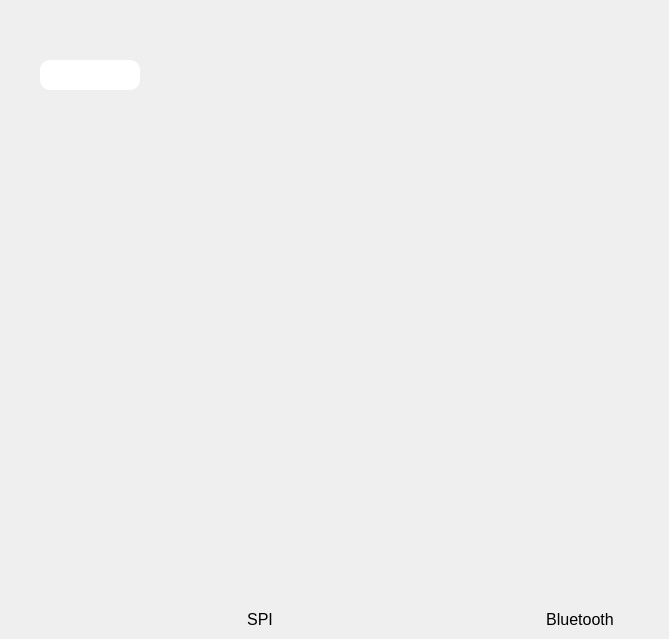
    <widget class="QWidget" name="w_mainTab">
     <property name="contextMenuPolicy">
      <enum>Qt::DefaultContextMenu</enum>
     </property>
     <attribute name="title">
      <string>Main</string>
     </attribute>
     <widget class="QLabel" name="w_logo1">
      <property name="geometry">
       <rect>
        <x>240</x>
        <y>50</y>
        <width>360</width>
        <height>400</height>
       </rect>
      </property>
      <property name="styleSheet">
       <string notr="true">image: url(:/logo/_Icons/logo_blue_TB_100px_62px_300ppi.png);</string>
      </property>
      <property name="text">
       <string>&lt;html&gt;&lt;head/&gt;&lt;body&gt;&lt;p&gt;&lt;br/&gt;&lt;/p&gt;&lt;/body&gt;&lt;/html&gt;</string>
      </property>
     </widget>
     <widget class="QPushButton" name="w_spiSelectButton">
      <property name="geometry">
       <rect>
        <x>180</x>
        <y>470</y>
        <width>160</width>
        <height>120</height>
       </rect>
      </property>
      <property name="focusPolicy">
       <enum>Qt::NoFocus</enum>
      </property>
      <property name="styleSheet">
       <string notr="true">border-radius: 10px;
image: url(:/SPI_bluetooth/_Icons/spi_app_icon_resized.png);
border-style: solid;</string>
      </property>
      <property name="text">
       <string/>
      </property>
     </widget>
     <widget class="QLabel" name="w_spiLabel">
      <property name="geometry">
       <rect>
        <x>180</x>
        <y>610</y>
        <width>160</width>
        <height>20</height>
       </rect>
      </property>
      <property name="font">
       <font>
        <pointsize>12</pointsize>
       </font>
      </property>
      <property name="text">
       <string>&lt;html&gt;&lt;head/&gt;&lt;body&gt;&lt;p align=&quot;center&quot;&gt;SPI&lt;/p&gt;&lt;/body&gt;&lt;/html&gt;</string>
      </property>
     </widget>
     <widget class="QPushButton" name="w_bleSelectButton">
      <property name="geometry">
       <rect>
        <x>500</x>
        <y>470</y>
        <width>160</width>
        <height>120</height>
       </rect>
      </property>
      <property name="focusPolicy">
       <enum>Qt::NoFocus</enum>
      </property>
      <property name="styleSheet">
       <string notr="true">border-radius: 10px;
border-style: solid;
image: url(:/SPI_bluetooth/_Icons/bluetooth_app_icon_resized.png);</string>
      </property>
      <property name="text">
       <string/>
      </property>
     </widget>
     <widget class="QLabel" name="w_bluetoothLabel">
      <property name="geometry">
       <rect>
        <x>500</x>
        <y>610</y>
        <width>160</width>
        <height>20</height>
       </rect>
      </property>
      <property name="font">
       <font>
        <pointsize>12</pointsize>
       </font>
      </property>
      <property name="text">
       <string>&lt;html&gt;&lt;head/&gt;&lt;body&gt;&lt;p align=&quot;center&quot;&gt;Bluetooth&lt;/p&gt;&lt;/body&gt;&lt;/html&gt;</string>
      </property>
     </widget>
     <widget class="QPushButton" name="w_informationTabButton">
      <property name="geometry">
       <rect>
        <x>40</x>
        <y>60</y>
        <width>100</width>
        <height>30</height>
       </rect>
      </property>
      <property name="focusPolicy">
       <enum>Qt::NoFocus</enum>
      </property>
      <property name="styleSheet">
       <string notr="true">background-color:white;
border-radius: 10px;
border-style: solid;
image: url(:/Informations/_Icons/blue-jelly-icon-alphanumeric-information.png);</string>
      </property>
      <property name="text">
       <string/>
      </property>
     </widget>
    </widget>
